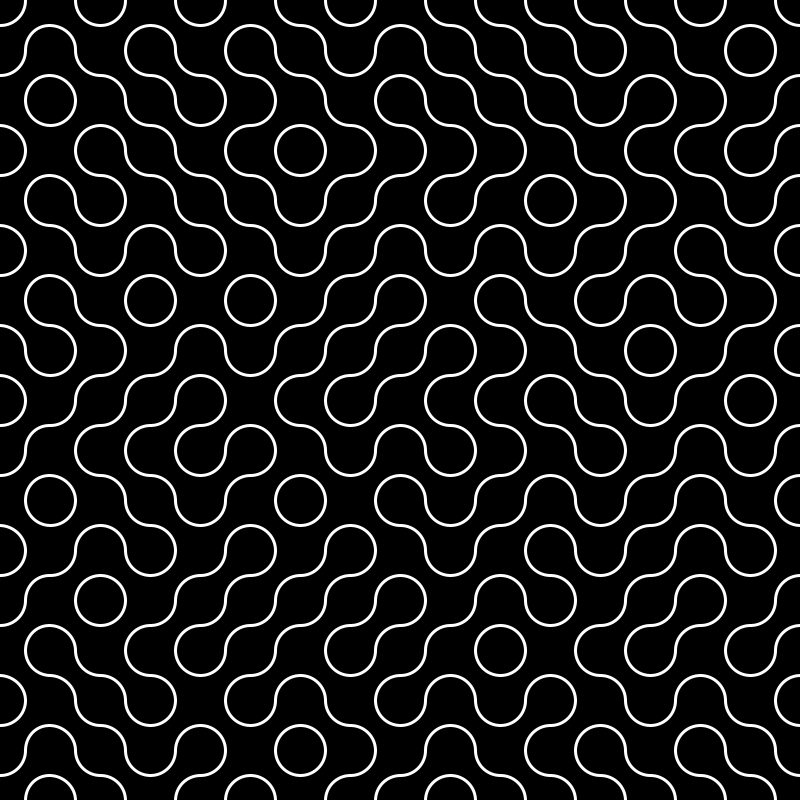
Frame 1 (no input)
Frame 60 (the mouse pressed at the canvas centre just before this capture): identical to frame 1, image omitted
Frame 120 (the mouse held since frame 60 and released just before this capture): identical to frame 1, image omitted

The Processing sketch that drew this single still picture (run headless with seeded random() and noise(); from frame 60 on, the mouse is pressed at the canvas centre):

// Processing sketch: Exercise7_Truchet1
// ── Exercise7_Truchet1.pde
/*

*/
float gridSize = 50;

void setup(){
  size(800,800);
  background(0);

  for(float y = 0; y<height; y+=gridSize){
    for(float x = 0; x<width; x+=gridSize){
      pushMatrix();
      translate(x,y);
      float randomNum = random(1);
      if(randomNum>0.5){
        drawPattern1();
      }else{
        drawPattern2();
      }
      popMatrix();
    }
  }
}

void draw(){

}

void drawPattern1(){
  noFill();
  stroke(255);
  strokeWeight(3);
  arc(0,0,gridSize,gridSize,0,HALF_PI,OPEN);
  arc(gridSize,gridSize,gridSize,gridSize,PI,PI+HALF_PI,OPEN);
}

void drawPattern2(){
  noFill();
  stroke(255);
  strokeWeight(3);
  arc(gridSize,0,gridSize,gridSize,HALF_PI,PI,OPEN);
  arc(0,gridSize,gridSize,gridSize,PI+HALF_PI,TWO_PI,OPEN);
}
